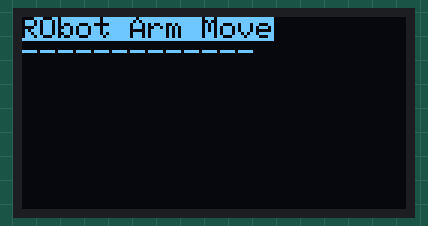
This sketch was run on a simulated Arduino Uno, built with avr-gcc and run on an emulated ATmega328P. Parts: 128×64 one-colour display. What the sketch prints to the serial monitor is not drawn.

Above: at 0.1 s.

The sketch:

02_OLDE_TEST.ino
```cpp
#include <Servo.h>

#include <Adafruit_GFX.h>
#include <Adafruit_SSD1306.h>
#include <SPI.h>
#include <Wire.h>

#define SCREEN_WIDTH 128  // OLED display width, in pixels
#define SCREEN_HEIGHT 64  // OLED display height, in pixels

#define OLED_RESET -1        // Reset pin # (or -1 if sharing Arduino reset pin)
#define SCREEN_ADDRESS 0x3C  ///< See datasheet for Address; 0x3D for 128x64, 0x3C for 128x32
Adafruit_SSD1306 display(SCREEN_WIDTH, SCREEN_HEIGHT, &Wire, OLED_RESET);


void setup() {
  Serial.begin(9600);

  if (!display.begin(SSD1306_SWITCHCAPVCC, SCREEN_ADDRESS)) {
    Serial.println(F("SSD1306 allocation failed"));
    for (;;)
      ;  // Don't proceed, loop forever
  }

  Serial.println("oled found");

  display.clearDisplay();
  display.display();
}

int Angle = 0;

void loop() {
  display.clearDisplay();
  if (Angle >= 180)
    Angle = 0;
  Angle += 10;
  String base = "base : " + String(Angle);
  String shoulder = "shoulder : " + String(Angle);
  String upperarm = "uppeararm : " + String(Angle);
  String forearm = "forearm : " + String(Angle);

  display.setTextSize(1.5);
  display.setTextColor(SSD1306_BLACK, SSD1306_WHITE);
  display.setCursor(0,0);
  display.println("RObot Arm Move");
  display.setTextColor(SSD1306_WHITE);
  display.println("-------------");
  display.println(" ");

  display.setTextSize("1");
  display.println(base);
  display.println(shoulder);
  display.println(upperarm);
  display.println(forearm);
  display.println(" ");

  display.display();
  delay(500);
  }
```
